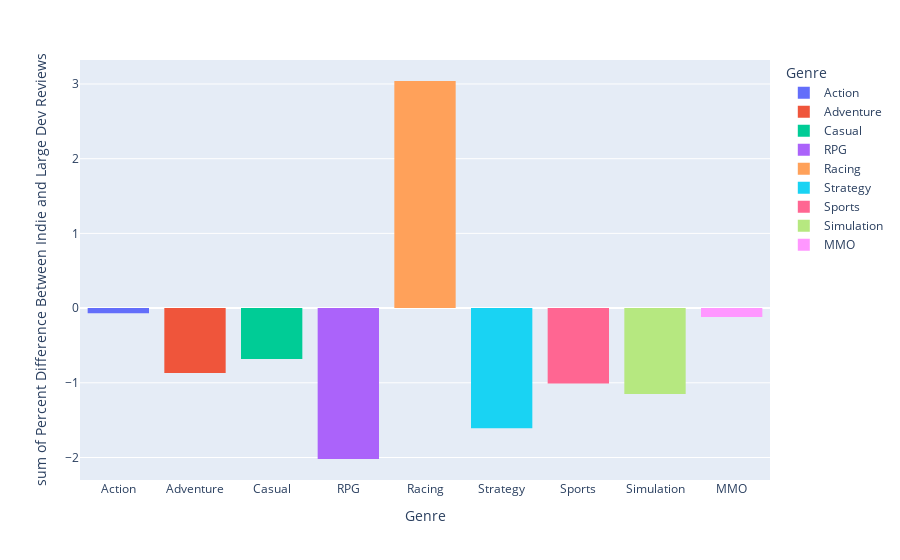

Notebook source saved alongside this figure:
### Code cell
Diff_data = {'Genre': Genre_list, 'Percent Difference Between Indie and Large Dev Reviews': Diff_list}
Diff_df = pd.DataFrame(Diff_data)
Diff_hist = px.histogram(Diff_df, x='Genre', y='Percent Difference Between Indie and Large Dev Reviews', color='Genre')
Diff_hist.show()
print("The Average Percent Change in Score between games made by Indie and \nLarge Developers per genre on the Steam Store are as follows: \n \n Action: {} \n Adventure: {} \n Casual: {} \n RPG: {} \n Racing: {} \n Strategy: {} \n Sports: {} \n Simulation: {} \n MMO: {}".format(Diff_Action, Diff_Adventure, Diff_Casual, Diff_RPG, Diff_Racing, Diff_Strategy, Diff_Sports, Diff_Simulation, Diff_MMO))

### Figure 1 — Plotly figure (JSON) as saved in the notebook; plotly's stock layout.template omitted (floating-point values rounded to 4 significant figures)
{"data": [{"alignmentgroup": "True", "bingroup": "x", "histfunc": "sum", "hovertemplate": "Genre=%{x}<br>sum of Percent Difference Between Indie and Large Dev Reviews=%{y}<extra></extra>", "legendgroup": "Action", "marker": {"color": "#636efa", "pattern": {"shape": ""}}, "name": "Action", "offsetgroup": "Action", "orientation": "v", "showlegend": true, "type": "histogram", "x": ["Action"], "xaxis": "x", "y": [-0.07], "yaxis": "y"}, {"alignmentgroup": "True", "bingroup": "x", "histfunc": "sum", "hovertemplate": "Genre=%{x}<br>sum of Percent Difference Between Indie and Large Dev Reviews=%{y}<extra></extra>", "legendgroup": "Adventure", "marker": {"color": "#EF553B", "pattern": {"shape": ""}}, "name": "Adventure", "offsetgroup": "Adventure", "orientation": "v", "showlegend": true, "type": "histogram", "x": ["Adventure"], "xaxis": "x", "y": [-0.87], "yaxis": "y"}, {"alignmentgroup": "True", "bingroup": "x", "histfunc": "sum", "hovertemplate": "Genre=%{x}<br>sum of Percent Difference Between Indie and Large Dev Reviews=%{y}<extra></extra>", "legendgroup": "Casual", "marker": {"color": "#00cc96", "pattern": {"shape": ""}}, "name": "Casual", "offsetgroup": "Casual", "orientation": "v", "showlegend": true, "type": "histogram", "x": ["Casual"], "xaxis": "x", "y": [-0.68], "yaxis": "y"}, {"alignmentgroup": "True", "bingroup": "x", "histfunc": "sum", "hovertemplate": "Genre=%{x}<br>sum of Percent Difference Between Indie and Large Dev Reviews=%{y}<extra></extra>", "legendgroup": "RPG", "marker": {"color": "#ab63fa", "pattern": {"shape": ""}}, "name": "RPG", "offsetgroup": "RPG", "orientation": "v", "showlegend": true, "type": "histogram", "x": ["RPG"], "xaxis": "x", "y": [-2.02], "yaxis": "y"}, {"alignmentgroup": "True", "bingroup": "x", "histfunc": "sum", "hovertemplate": "Genre=%{x}<br>sum of Percent Difference Between Indie and Large Dev Reviews=%{y}<extra></extra>", "legendgroup": "Racing", "marker": {"color": "#FFA15A", "pattern": {"shape": ""}}, "name": "Racing", "offsetgroup": "Racing", "orientation": "v", "showlegend": true, "type": "histogram", "x": ["Racing"], "xaxis": "x", "y": [3.04], "yaxis": "y"}, {"alignmentgroup": "True", "bingroup": "x", "histfunc": "sum", "hovertemplate": "Genre=%{x}<br>sum of Percent Difference Between Indie and Large Dev Reviews=%{y}<extra></extra>", "legendgroup": "Strategy", "marker": {"color": "#19d3f3", "pattern": {"shape": ""}}, "name": "Strategy", "offsetgroup": "Strategy", "orientation": "v", "showlegend": true, "type": "histogram", "x": ["Strategy"], "xaxis": "x", "y": [-1.61], "yaxis": "y"}, {"alignmentgroup": "True", "bingroup": "x", "histfunc": "sum", "hovertemplate": "Genre=%{x}<br>sum of Percent Difference Between Indie and Large Dev Reviews=%{y}<extra></extra>", "legendgroup": "Sports", "marker": {"color": "#FF6692", "pattern": {"shape": ""}}, "name": "Sports", "offsetgroup": "Sports", "orientation": "v", "showlegend": true, "type": "histogram", "x": ["Sports"], "xaxis": "x", "y": [-1.01], "yaxis": "y"}, {"alignmentgroup": "True", "bingroup": "x", "histfunc": "sum", "hovertemplate": "Genre=%{x}<br>sum of Percent Difference Between Indie and Large Dev Reviews=%{y}<extra></extra>", "legendgroup": "Simulation", "marker": {"color": "#B6E880", "pattern": {"shape": ""}}, "name": "Simulation", "offsetgroup": "Simulation", "orientation": "v", "showlegend": true, "type": "histogram", "x": ["Simulation"], "xaxis": "x", "y": [-1.15], "yaxis": "y"}, {"alignmentgroup": "True", "bingroup": "x", "histfunc": "sum", "hovertemplate": "Genre=%{x}<br>sum of Percent Difference Between Indie and Large Dev Reviews=%{y}<extra></extra>", "legendgroup": "MMO", "marker": {"color": "#FF97FF", "pattern": {"shape": ""}}, "name": "MMO", "offsetgroup": "MMO", "orientation": "v", "showlegend": true, "type": "histogram", "x": ["MMO"], "xaxis": "x", "y": [-0.12], "yaxis": "y"}], "layout": {"barmode": "relative", "legend": {"title": {"text": "Genre"}, "tracegroupgap": 0}, "margin": {"t": 60}, "xaxis": {"anchor": "y", "categoryarray": ["Action", "Adventure", "Casual", "RPG", "Racing", "Strategy", "Sports", "Simulation", "MMO"], "categoryorder": "array", "domain": [0, 1], "title": {"text": "Genre"}}, "yaxis": {"anchor": "x", "domain": [0, 1], "title": {"text": "sum of Percent Difference Between Indie and Large Dev Reviews"}}}}
